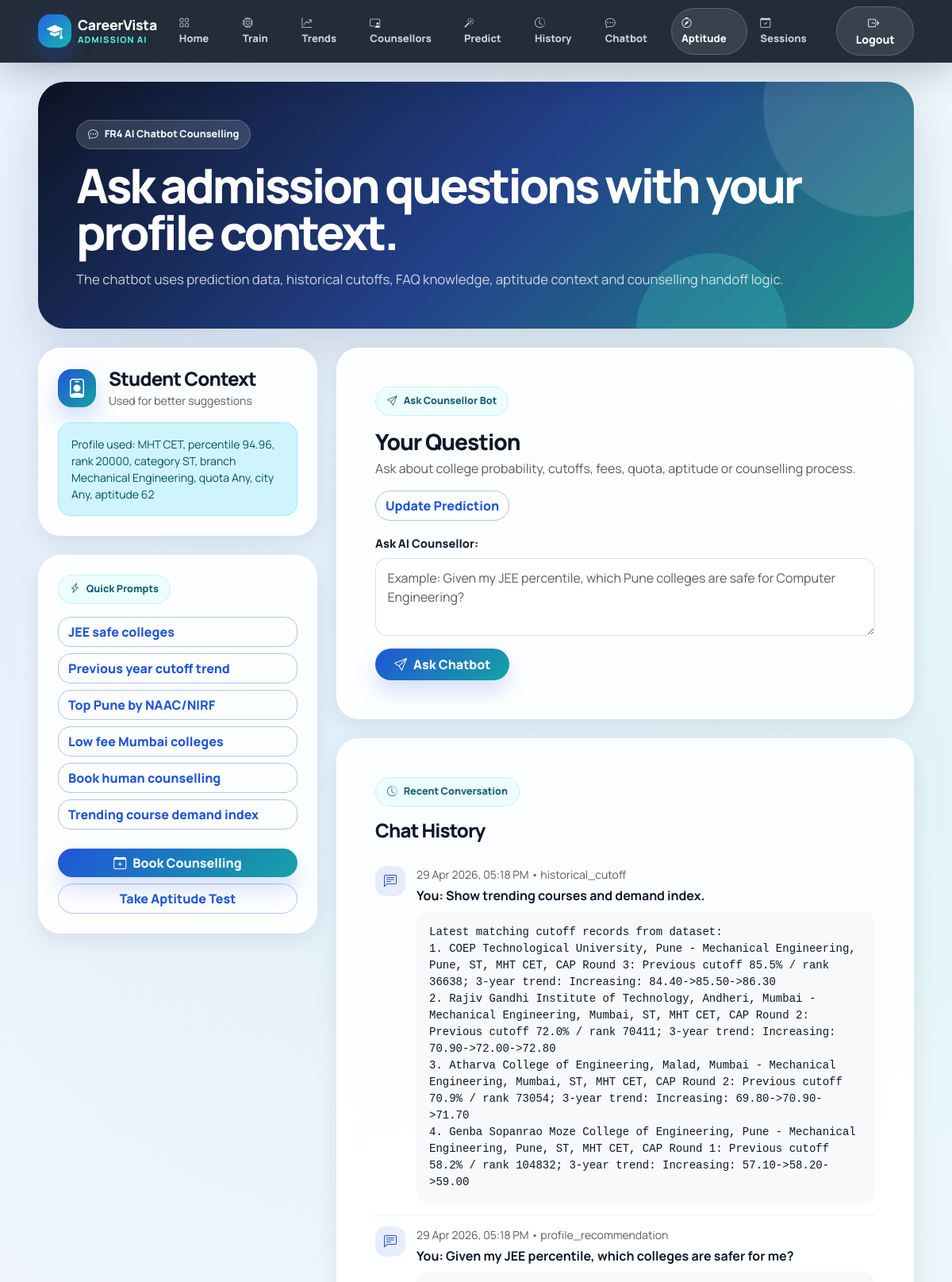
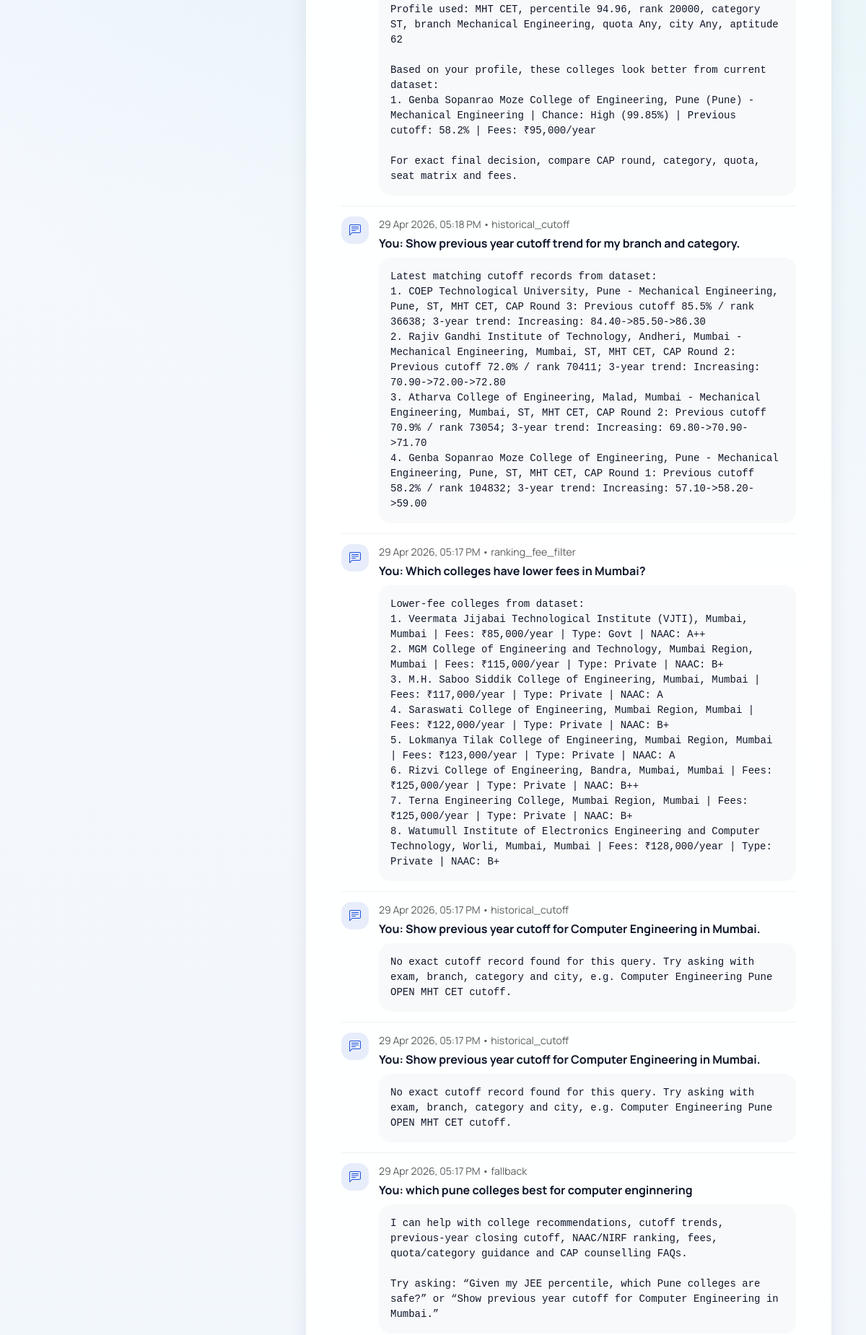
The page /chatbot/ (signed in, upper part) on the database its author committed (2 pictures, top to bottom).
### predictor/models.py (models this page shows, shortened)
class ChatMessage(models.Model):
    user = models.ForeignKey(User, on_delete=models.SET_NULL, null=True, blank=True)
    created_at = models.DateTimeField(auto_now_add=True)
    question = models.TextField()
    answer = models.TextField()
    intent = models.CharField(max_length=80, blank=True)
    used_student_profile = models.BooleanField(default=False)
    class Meta:
        ordering = ['-created_at']
        verbose_name = 'Chatbot Message'
        verbose_name_plural = 'Chatbot Messages'

### predictor/views.py (the view, shortened to what this page needs)
# urls.py: path('chatbot/', views.chatbot, name='chatbot'),
@login_required
def chatbot(request):
    response = None
    form = ChatbotForm()
    chats = ChatMessage.objects.filter(user=request.user)[:20]
    profile_data, profile_summary = get_student_summary(request.user)
    return render(request, 'predictor/chatbot.html', {
        'form': form,
        'response': response,
        'chats': chats,
        'profile_summary': profile_summary,
        'has_profile': bool(profile_data),
    })

### predictor/forms.py
class ChatbotForm(forms.Form):
    question = forms.CharField(
        label='Ask AI Counsellor',
        widget=forms.Textarea(attrs={
            'class': 'form-control chatbot-input',
            'rows': 3,
            'placeholder': 'Example: Given my JEE percentile, which Pune colleges are safe for Computer Engineering?',
        })
    )

### predictor/templates/predictor/chatbot.html (shortened to what this page needs)
{% extends 'predictor/base.html' %}
{% block content %}
<section class="section-pad pt-4">
    <div class="container-fluid px-lg-5">
        <div class="page-hero mb-4">
            <span class="hero-pill"><i class="bi bi-chat-dots"></i>FR4 AI Chatbot Counselling</span>
            <h1 class="hero-title mt-3 mb-3">Ask admission questions with your profile context.</h1>
            <p class="hero-subtitle mb-0">The chatbot uses prediction data, historical cutoffs, FAQ knowledge, aptitude context and counselling handoff logic.</p>
        </div>
        <div class="row g-4">
            <div class="col-xl-4 col-lg-5">
                <div class="panel-card p-4 mb-4">
                    <div class="d-flex align-items-center gap-3 mb-3">
                        <div class="icon-tile"><i class="bi bi-person-badge fs-4"></i></div>
                        <div>
                            <h4 class="fw-black mb-0">Student Context</h4>
                            <small class="text-muted">Used for better suggestions</small>
                        </div>
                    </div>
                    <div class="alert alert-info rounded-4 small mb-0">{{ profile_summary }}</div>
                </div>
                <div class="panel-card p-4">
                    <span class="eyebrow"><i class="bi bi-lightning-charge"></i>Quick Prompts</span>
                    <div class="d-grid gap-2 small mt-3">
                        <button class="btn btn-outline-primary text-start rounded-4 quick-q" data-q="Given my JEE percentile, which colleges are safer for me?">JEE safe colleges</button>
                        <button class="btn btn-outline-primary text-start rounded-4 quick-q" data-q="Show previous year cutoff trend for my branch and category.">Previous year cutoff trend</button>
                        <button class="btn btn-outline-primary text-start rounded-4 quick-q" data-q="Top Pune colleges by NIRF and NAAC rating.">Top Pune by NAAC/NIRF</button>
                        <button class="btn btn-outline-primary text-start rounded-4 quick-q" data-q="Which colleges have lower fees in Mumbai?">Low fee Mumbai colleges</button>
                        <button class="btn btn-outline-primary text-start rounded-4 quick-q" data-q="I want to book human counselling session.">Book human counselling</button>
                        <button class="btn btn-outline-primary text-start rounded-4 quick-q" data-q="Show trending courses and demand index.">Trending course demand index</button>
                    </div>
                    <div class="d-grid gap-2 mt-4">
                        <a href="{% url 'book_counselling' %}" class="btn btn-primary rounded-pill"><i class="bi bi-calendar-plus me-2"></i>Book Counselling</a>
                        <a href="{% url 'aptitude_test' %}" class="btn btn-outline-primary rounded-pill">Take Aptitude Test</a>
                    </div>
                </div>
            </div>
            <div class="col-xl-8 col-lg-7">
                <div class="panel-card p-4 p-lg-5 mb-4">
                    <div class="d-flex justify-content-between align-items-start flex-wrap gap-3 mb-3">
                        <div>
                            <span class="eyebrow"><i class="bi bi-send"></i>Ask Counsellor Bot</span>
                            <h3 class="fw-black mt-3 mb-1">Your Question</h3>
                            <p class="text-muted mb-0">Ask about college probability, cutoffs, fees, quota, aptitude or counselling process.</p>
                        </div>
                        <a href="{% url 'predict' %}" class="btn btn-outline-primary rounded-pill">Update Prediction</a>
                    </div>
                    <form method="post" id="chatForm">
                        {{ form.question.label_tag }}
                        {{ form.question }}
                        <button class="btn btn-primary rounded-pill mt-3 px-4 py-2"><i class="bi bi-send me-2"></i>Ask Chatbot</button>
                    </form>
                </div>
                <div class="panel-card p-4 p-lg-5">
                    <span class="eyebrow"><i class="bi bi-clock-history"></i>Recent Conversation</span>
                    <h4 class="fw-black mt-3 mb-3">Chat History</h4>
                    {% if chats %}
                        {% for chat in chats %}
                        <div class="timeline-item">
                            <div class="timeline-dot"><i class="bi bi-chat-left-text"></i></div>
                            <div class="w-100">
                                <div class="small text-muted">{{ chat.created_at|date:'d M Y, h:i A' }} • {{ chat.intent }}</div>
                                <div class="fw-bold mt-1">You: {{ chat.question }}</div>
                                <pre class="chatbot-answer mt-2 mb-0 small bg-light p-3 rounded-4">{{ chat.answer }}</pre>
                            </div>
                        </div>
                        {% endfor %}
                    {% else %}
                        <div class="empty-state">No chat history yet. Ask your first counselling query.</div>
                    {% endif %}
                </div>
            </div>
        </div>
    </div>
</section>
{% endblock %}

### predictor/static/predictor/css/style.css (style rules this page uses)
:root { --ink: #0b1220; --muted: #64748b; --soft: #f6f8fc; --card: rgba(255, 255, 255, 0.92); --border: rgba(148, 163, 184, 0.22); --brand: #2155d9; --brand-2: #15a3a3; --brand-3: #7c3aed; --success: #0f9f6e; --warning: #f59e0b; --danger: #dc2626; --shadow-sm: 0 10px 28px rgba(15, 23, 42, 0.08); --shadow-md: 0 22px 60px rgba(15, 23, 42, 0.13); --radius-xl: 28px; --radius-lg: 22px; }
* { box-sizing: border-box; }
body { min-height: 100vh; font-family: 'Inter', system-ui, -apple-system, BlinkMacSystemFont, 'Segoe UI', sans-serif; color: var(--ink); background: linear-gradient(135deg, rgba(246,248,252,.96), rgba(240,246,255,.92)), radial-gradient(circle at 12% 10%, rgba(33,85,217,.18), transparent 28%), radial-gradient(circle at 90% 15%, rgba(21,163,163,.15), transparent 28%), radial-gradient(circle at 70% 85%, rgba(124,58,237,.12), transparent 30%); overflow-x: hidden; }
a { text-decoration: none; }
.section-pad { padding: 64px 0; }
.page-hero { border-radius: 34px; padding: clamp(28px, 4vw, 54px); color: #fff; overflow: hidden; position: relative; background: linear-gradient(135deg, rgba(8,15,31,.98), rgba(24,54,132,.95) 52%, rgba(10,128,122,.9)), radial-gradient(circle at top right, rgba(255,255,255,.22), transparent 30%); box-shadow: var(--shadow-md); }
.page-hero:before, .page-hero:after { content: ""; position: absolute; border-radius: 50%; background: rgba(255,255,255,.11); }
.page-hero:before { width: 280px; height: 280px; right: -90px; top: -110px; }
.page-hero:after { width: 190px; height: 190px; right: 160px; bottom: -95px; background: rgba(69, 224, 213, .21); }
.page-hero > * { position: relative; z-index: 2; }
.hero-pill, .eyebrow { display: inline-flex; align-items: center; gap: 8px; border-radius: 999px; padding: 8px 14px; font-size: .79rem; font-weight: 800; color: #155e75; background: rgba(236, 254, 255, .95); border: 1px solid rgba(14, 165, 233, .16); }
.page-hero .hero-pill, .page-hero .eyebrow { color: #effcff; background: rgba(255,255,255,.14); border-color: rgba(255,255,255,.22); backdrop-filter: blur(12px); }
.hero-title { font-weight: 900; letter-spacing: -.055em; line-height: .98; font-size: clamp(2.25rem, 5vw, 5rem); }
.hero-subtitle { color: rgba(255,255,255,.78); font-size: clamp(1rem, 1.4vw, 1.18rem); line-height: 1.7; }
.panel-card, .ui-card { background: var(--card); border: 1px solid rgba(255,255,255,.74); border-radius: var(--radius-xl); box-shadow: var(--shadow-sm); backdrop-filter: blur(14px); }
.icon-tile { width: 48px; height: 48px; display: grid; place-items: center; border-radius: 17px; color: #fff; background: linear-gradient(135deg, var(--brand), var(--brand-2)); box-shadow: 0 14px 30px rgba(33,85,217,.22); }
.btn-primary, .btn-success { border: 0; font-weight: 800; box-shadow: 0 14px 28px rgba(33,85,217,.19); }
.btn-primary { background: linear-gradient(135deg, var(--brand), var(--brand-2)); }
.btn-outline-primary { color: var(--brand); border-color: rgba(33,85,217,.35); font-weight: 800; }
.form-control, .form-select, textarea, select, input[type="text"], input[type="password"], input[type="email"], input[type="number"], input[type="date"], input[type="time"] { border-radius: 15px !important; border: 1px solid rgba(148,163,184,.34) !important; padding: .77rem .9rem !important; background-color: rgba(255,255,255,.88) !important; box-shadow: none !important; }
.form-label, label { font-weight: 800; color: #172033; font-size: .91rem; margin-bottom: .45rem; }
.pre-wrap, .chatbot-answer { white-space: pre-wrap; word-break: break-word; }
.timeline-item { display: flex; gap: 14px; padding: 14px 0; border-bottom: 1px solid rgba(148,163,184,.16); }
.timeline-dot { width: 38px; height: 38px; border-radius: 14px; background: rgba(33,85,217,.10); color: var(--brand); display: grid; place-items: center; flex: 0 0 auto; font-weight: 900; }
.fw-black { font-weight: 900 !important; letter-spacing: -.035em; }

### rows shown on the page
ChatMessage: created_at "29 Apr 2026, 05:18 PM", intent "historical_cutoff", question "Show trending courses and demand index.", answer "Latest matching cutoff records from dataset: 1. COEP Technological University, Pune - Mechanical Engineering, Pune, ST, MHT CET, CAP Round 3: Previous cutoff 85.5% / rank 36638; 3-year trend: Increasing: 84.40->85.50->86.30 2. Rajiv Gandhi Institute of Technology, Andheri, Mumbai - Mechanical Engineering, Mumbai, ST, MHT CET, CAP Round 2: Previous cutoff 72.0% / rank 70411; 3-year trend: Increasing: 70.90->72.00->72.80 3. Atharva College of Engineering, Malad, Mumbai - Mechanical Engineering, Mumbai, ST, MHT CET, CAP Round 2: Previous cutoff 70.9% / rank 73054; 3-year trend: Increasing: 69.80->70.90->71.70 4. Genba Sopanrao Moze College of Engineering, Pune - Mechanical Engineering, Pune,…"
ChatMessage: created_at "29 Apr 2026, 05:18 PM", intent "profile_recommendation", question "Given my JEE percentile, which colleges are safer for me?", answer "Profile used: MHT CET, percentile 94.96, rank 20000, category ST, branch Mechanical Engineering, quota Any, city Any, aptitude 62 Based on your profile, these colleges look better from current dataset: 1. Genba Sopanrao Moze College of Engineering, Pune (Pune) - Mechanical Engineering | Chance: High (99.85%) | Previous cutoff: 58.2% | Fees: ₹95,000/year For exact final decision, compare CAP round, category, quota, seat matrix and fees."
ChatMessage: created_at "29 Apr 2026, 05:18 PM", intent "historical_cutoff", question "Show previous year cutoff trend for my branch and category.", answer "Latest matching cutoff records from dataset: 1. COEP Technological University, Pune - Mechanical Engineering, Pune, ST, MHT CET, CAP Round 3: Previous cutoff 85.5% / rank 36638; 3-year trend: Increasing: 84.40->85.50->86.30 2. Rajiv Gandhi Institute of Technology, Andheri, Mumbai - Mechanical Engineering, Mumbai, ST, MHT CET, CAP Round 2: Previous cutoff 72.0% / rank 70411; 3-year trend: Increasing: 70.90->72.00->72.80 3. Atharva College of Engineering, Malad, Mumbai - Mechanical Engineering, Mumbai, ST, MHT CET, CAP Round 2: Previous cutoff 70.9% / rank 73054; 3-year trend: Increasing: 69.80->70.90->71.70 4. Genba Sopanrao Moze College of Engineering, Pune - Mechanical Engineering, Pune,…"
ChatMessage: created_at "29 Apr 2026, 05:17 PM", intent "ranking_fee_filter", question "Which colleges have lower fees in Mumbai?", answer "Lower-fee colleges from dataset: 1. Veermata Jijabai Technological Institute (VJTI), Mumbai, Mumbai | Fees: ₹85,000/year | Type: Govt | NAAC: A++ 2. MGM College of Engineering and Technology, Mumbai Region, Mumbai | Fees: ₹115,000/year | Type: Private | NAAC: B+ 3. M.H. Saboo Siddik College of Engineering, Mumbai, Mumbai | Fees: ₹117,000/year | Type: Private | NAAC: A 4. Saraswati College of Engineering, Mumbai Region, Mumbai | Fees: ₹122,000/year | Type: Private | NAAC: B+ 5. Lokmanya Tilak College of Engineering, Mumbai Region, Mumbai | Fees: ₹123,000/year | Type: Private | NAAC: A 6. Rizvi College of Engineering, Bandra, Mumbai, Mumbai | Fees: ₹125,000/year | Type: Private | NAAC: B++ 7.…"
ChatMessage: created_at "29 Apr 2026, 05:17 PM", intent "historical_cutoff", question "Show previous year cutoff for Computer Engineering in Mumbai.", answer "No exact cutoff record found for this query. Try asking with exam, branch, category and city, e.g. Computer Engineering Pune OPEN MHT CET cutoff."
ChatMessage: created_at "29 Apr 2026, 05:17 PM", intent "historical_cutoff", question "Show previous year cutoff for Computer Engineering in Mumbai.", answer "No exact cutoff record found for this query. Try asking with exam, branch, category and city, e.g. Computer Engineering Pune OPEN MHT CET cutoff."
ChatMessage: created_at "29 Apr 2026, 05:17 PM", intent "fallback", question "which pune colleges best for computer enginnering", answer "I can help with college recommendations, cutoff trends, previous-year closing cutoff, NAAC/NIRF ranking, fees, quota/category guidance and CAP counselling FAQs. Try asking: “Given my JEE percentile, which Pune colleges are safe?” or “Show previous year cutoff for Computer Engineering in Mumbai.”"

### other values the page prints
{{ profile_summary }} "Profile used: MHT CET, percentile 94.96, rank 20000, category ST, branch Mechanical Engineering, quota Any, city Any, aptitude 62"
